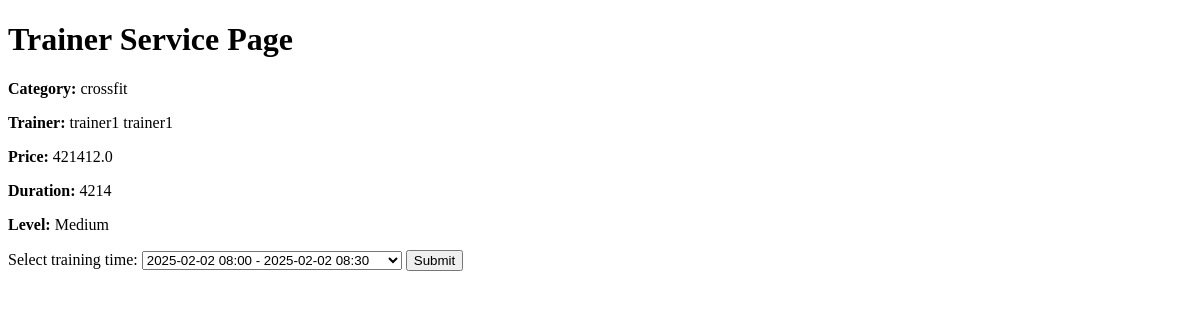
Before: /trainers/4/20/ with the older database file.
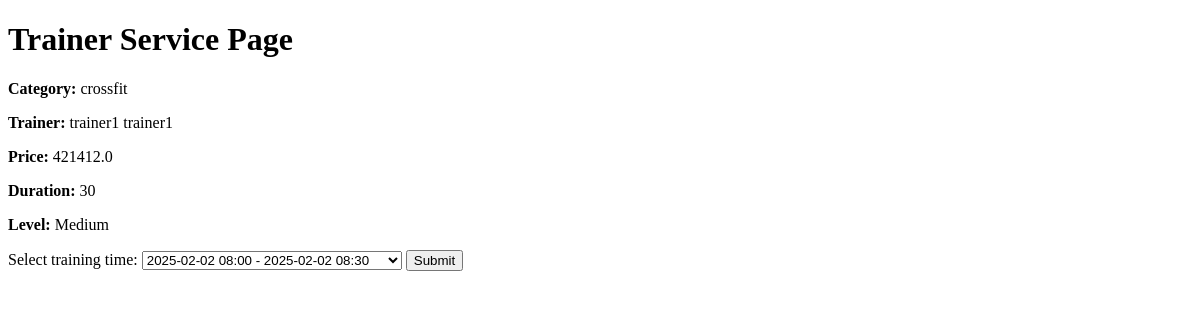
After: the same page with the newer database file.
### trainer/models.py (models this page shows, shortened)
class Service(models.Model):
    LEVEL_CHOICES = [
        ('Easy', 'Easy'),
        ('Medium', 'Medium'),
        ('Hard', 'Hard'),
    ]
    level = models.CharField(max_length=10, choices=LEVEL_CHOICES, default='Easy')
    category = models.ForeignKey(Category, on_delete=models.CASCADE)
    trainer = models.ForeignKey(User, on_delete=models.CASCADE)
    price = models.FloatField()
    duration = models.IntegerField()

class Category(models.Model):
    name = models.CharField(max_length=100)

### trainer/views.py (the view, shortened to what this page needs)
# urls.py: path('<int:trainer_id>/<int:service_id>/', views.trainer_service_page, name='trainer_service_page'),
def trainer_service_page(request, trainer_id, service_id):
    current_trainer = User.objects.get(id=trainer_id)
    specific_service = Service.objects.get(id=service_id)
    if request.method == 'GET':
        available_times = {}
        days_from_now = 1
        today = make_aware(datetime.now())
        while days_from_now <= 5:
            cur_date = today + timedelta(days=days_from_now)
            available_slots = booking_time_discovery(current_trainer, cur_date)
            if available_slots:
                available_times[cur_date.date()] = available_slots
            days_from_now += 1
        return render(request, "trainer_service_page.html",
                      context={'available_times': dict(available_times), 'specific_service': specific_service})

### trainer/utils.py (called while the page is built)
def booking_time_discovery(trainer, date):
    start_of_day = make_aware(datetime(date.year, date.month, date.day, 8, 0, 0))
    end_of_day = make_aware(datetime(date.year, date.month, date.day, 20, 0, 0))
    available_slots = []
    current_time = start_of_day
    while current_time + timedelta(minutes=30) <= end_of_day:
        end_time = current_time + timedelta(minutes=30)
        if not Booking.objects.filter(
                trainer=trainer,
                datetime_start__lt=end_time,
                datetime_end__gt=current_time
        ).exists():
            formatted_start_time = current_time.strftime('%Y-%m-%d %H:%M')
            formatted_end_time = end_time.strftime('%Y-%m-%d %H:%M')
            available_slots.append((formatted_start_time, formatted_end_time))
        current_time = end_time
    return available_slots

### templates/trainer_service_page.html (shortened to what this page needs)
<!DOCTYPE html>
<html lang="en">
<head>
</head>
<body>
    <h1>Trainer Service Page</h1>
    <div>
        <p><strong>Category:</strong> {{ specific_service.category.name }}</p>
        <p><strong>Trainer:</strong> {{ specific_service.trainer.first_name }} {{ specific_service.trainer.last_name }}</p>
        <p><strong>Price:</strong> {{ specific_service.price }}</p>
        <p><strong>Duration:</strong> {{ specific_service.duration }}</p>
        <p><strong>Level:</strong> {{ specific_service.level }}</p>
    </div>
<form action="/trainers/{{ specific_service.trainer.id }}/{{ specific_service.id }}/" method="post">
    <label for="booking-time">Select training time:</label>
    <select name="booking-time" id="booking-time">
        {% for date, slots in available_times.items %}
            <optgroup label="{{ date }}">
                {% for slot in slots %}
                    <option value="({{ slot.0 }}, {{ slot.1 }})">
                        {{ slot.0 }} - {{ slot.1 }}
                    </option>
                {% endfor %}
            </optgroup>
        {% endfor %}
    </select>
    <button type="submit">Submit</button>
</form>
</body>
</html>

Changed rows visible on the page:
changed Service "Medium": duration "4214" → "30"
